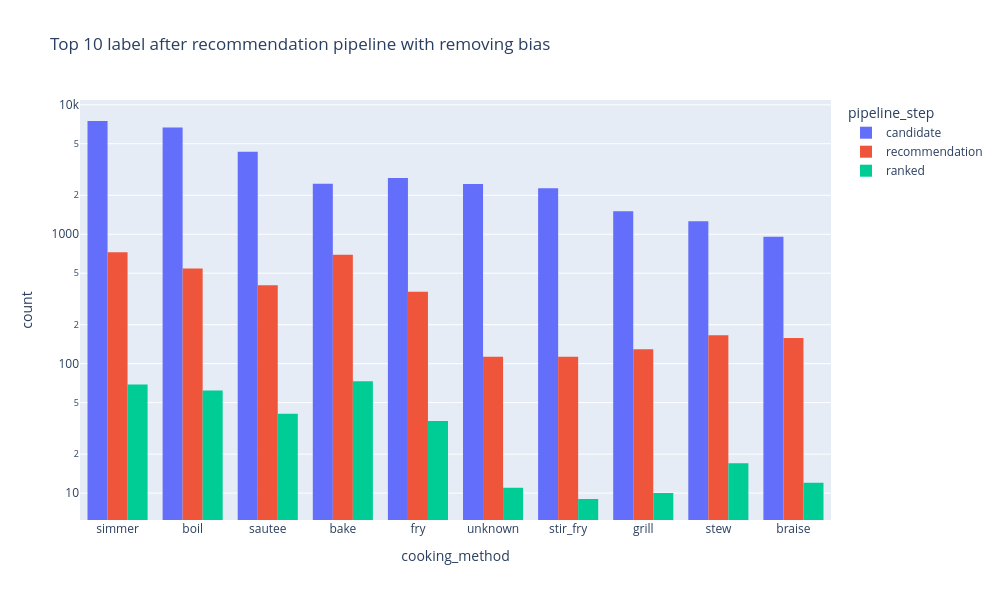

Write notebook code for a chart like this one.
### Code cell
fig = px.histogram(
    keep_n_labels(no_bias_df,'cooking_method',True,10), 
    x="cooking_method",
    color='pipeline_step', barmode='group',log_y=True,
    height=600,
    width=1000,
    title='Top 10 label after recommendation pipeline with removing bias')
fig.update_xaxes(categoryorder='total descending').show()

### Figure 1 — Plotly figure (JSON) as saved in the notebook; plotly's stock layout.template omitted (floating-point values rounded to 4 significant figures; data arrays with more than 128 entries replaced by an {"elided": "..."} marker saying what was removed)
{"data": [{"alignmentgroup": "True", "bingroup": "x", "hovertemplate": "pipeline_step=candidate<br>cooking_method=%{x}<br>count=%{y}<extra></extra>", "legendgroup": "candidate", "marker": {"color": "#636efa", "pattern": {"shape": ""}}, "name": "candidate", "offsetgroup": "candidate", "orientation": "v", "showlegend": true, "type": "histogram", "x": {"elided": "32113 str values"}, "xaxis": "x", "yaxis": "y"}, {"alignmentgroup": "True", "bingroup": "x", "hovertemplate": "pipeline_step=recommendation<br>cooking_method=%{x}<br>count=%{y}<extra></extra>", "legendgroup": "recommendation", "marker": {"color": "#EF553B", "pattern": {"shape": ""}}, "name": "recommendation", "offsetgroup": "recommendation", "orientation": "v", "showlegend": true, "type": "histogram", "x": {"elided": "3406 str values"}, "xaxis": "x", "yaxis": "y"}, {"alignmentgroup": "True", "bingroup": "x", "hovertemplate": "pipeline_step=ranked<br>cooking_method=%{x}<br>count=%{y}<extra></extra>", "legendgroup": "ranked", "marker": {"color": "#00cc96", "pattern": {"shape": ""}}, "name": "ranked", "offsetgroup": "ranked", "orientation": "v", "showlegend": true, "type": "histogram", "x": {"elided": "340 str values"}, "xaxis": "x", "yaxis": "y"}], "layout": {"barmode": "group", "height": 600, "legend": {"title": {"text": "pipeline_step"}, "tracegroupgap": 0}, "title": {"text": "Top 10 label after recommendation pipeline with removing bias"}, "width": 1000, "xaxis": {"anchor": "y", "categoryorder": "total descending", "domain": [0, 1], "title": {"text": "cooking_method"}}, "yaxis": {"anchor": "x", "domain": [0, 1], "title": {"text": "count"}, "type": "log"}}}
